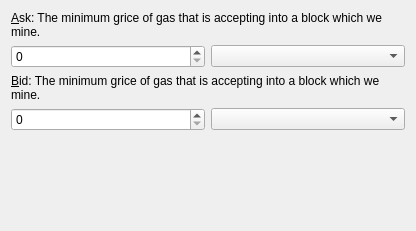
<?xml version="1.0" encoding="UTF-8"?>
<ui version="4.0">
 <class>GasPricing</class>
 <widget class="QWidget" name="GasPricing">
  <property name="geometry">
   <rect>
    <x>0</x>
    <y>0</y>
    <width>416</width>
    <height>231</height>
   </rect>
  </property>
  <layout class="QGridLayout" name="gridLayout">
   <item row="4" column="1">
    <widget class="QComboBox" name="bidUnits"/>
   </item>
   <item row="6" column="0" colspan="2">
    <spacer name="verticalSpacer_2">
     <property name="orientation">
      <enum>Qt::Vertical</enum>
     </property>
     <property name="sizeHint" stdset="0">
      <size>
       <width>20</width>
       <height>40</height>
      </size>
     </property>
    </spacer>
   </item>
   <item row="1" column="1">
    <widget class="QComboBox" name="askUnits"/>
   </item>
   <item row="3" column="0" colspan="2">
    <widget class="QLabel" name="label5_3">
     <property name="text">
      <string>&amp;Bid: The minimum grice of gas that is accepting into a block which we mine.</string>
     </property>
     <property name="alignment">
      <set>Qt::AlignLeading|Qt::AlignLeft|Qt::AlignTop</set>
     </property>
     <property name="wordWrap">
      <bool>true</bool>
     </property>
     <property name="buddy">
      <cstring>bidValue</cstring>
     </property>
    </widget>
   </item>
   <item row="4" column="0">
    <widget class="QSpinBox" name="bidValue">
     <property name="suffix">
      <string/>
     </property>
     <property name="maximum">
      <number>430000000</number>
     </property>
     <property name="value">
      <number>0</number>
     </property>
    </widget>
   </item>
   <item row="0" column="0" colspan="2">
    <widget class="QLabel" name="label5_2">
     <property name="text">
      <string>&amp;Ask: The minimum grice of gas that is accepting into a block which we mine.</string>
     </property>
     <property name="alignment">
      <set>Qt::AlignLeading|Qt::AlignLeft|Qt::AlignTop</set>
     </property>
     <property name="wordWrap">
      <bool>true</bool>
     </property>
     <property name="buddy">
      <cstring>askValue</cstring>
     </property>
    </widget>
   </item>
   <item row="1" column="0">
    <widget class="QSpinBox" name="askValue">
     <property name="suffix">
      <string/>
     </property>
     <property name="maximum">
      <number>430000000</number>
     </property>
     <property name="value">
      <number>0</number>
     </property>
    </widget>
   </item>
  </layout>
 </widget>
 <resources/>
 <connections/>
</ui>
